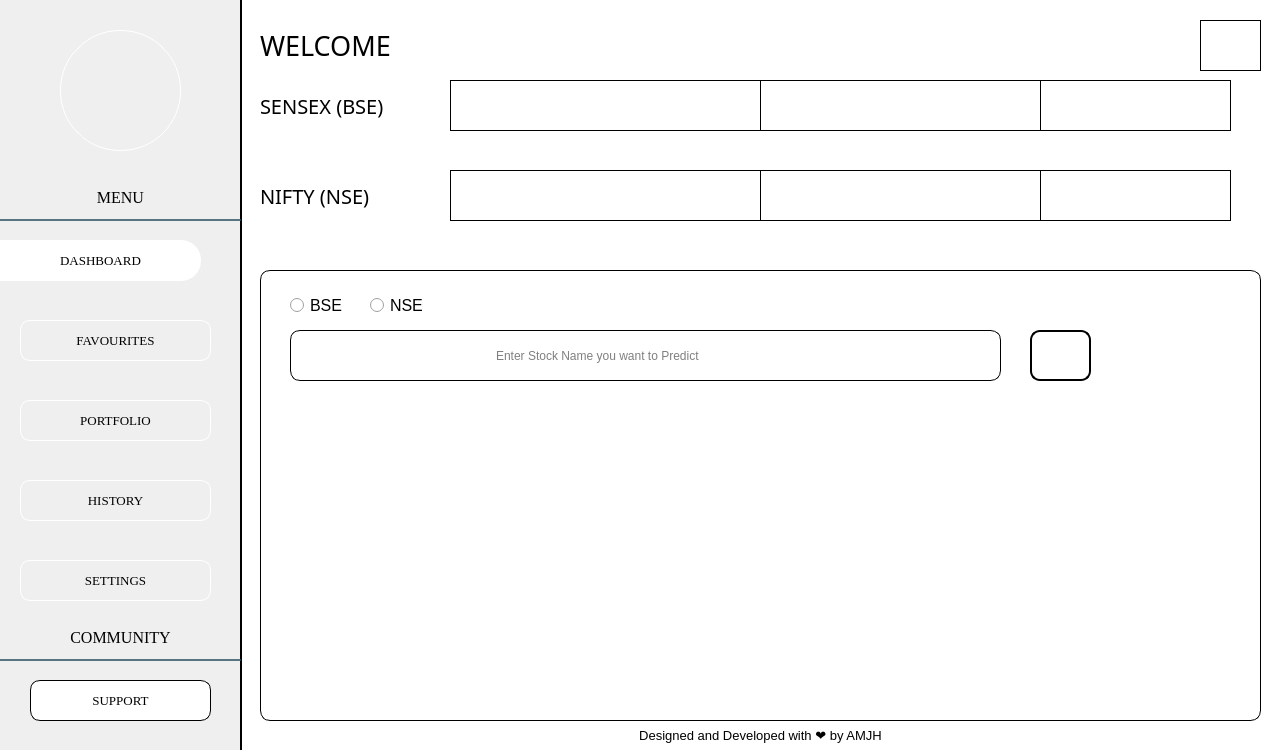
<?xml version="1.0" encoding="UTF-8"?>
<ui version="4.0">
 <class>Form</class>
 <widget class="QWidget" name="Form">
  <property name="geometry">
   <rect>
    <x>0</x>
    <y>0</y>
    <width>1280</width>
    <height>750</height>
   </rect>
  </property>
  <property name="minimumSize">
   <size>
    <width>1280</width>
    <height>750</height>
   </size>
  </property>
  <property name="maximumSize">
   <size>
    <width>1280</width>
    <height>750</height>
   </size>
  </property>
  <property name="windowTitle">
   <string>Form</string>
  </property>
  <property name="styleSheet">
   <string notr="true"/>
  </property>
  <widget class="QLabel" name="label">
   <property name="geometry">
    <rect>
     <x>0</x>
     <y>0</y>
     <width>1280</width>
     <height>750</height>
    </rect>
   </property>
   <property name="styleSheet">
    <string notr="true">background-image: url(:/Main/BG.jpg);</string>
   </property>
   <property name="text">
    <string/>
   </property>
  </widget>
  <widget class="QLabel" name="label_3">
   <property name="geometry">
    <rect>
     <x>240</x>
     <y>0</y>
     <width>1041</width>
     <height>751</height>
    </rect>
   </property>
   <property name="styleSheet">
    <string notr="true">background-color: rgb(255, 255, 255);
border-left:2px solid


</string>
   </property>
   <property name="text">
    <string/>
   </property>
  </widget>
  <widget class="QLabel" name="label_6">
   <property name="geometry">
    <rect>
     <x>60</x>
     <y>30</y>
     <width>121</width>
     <height>121</height>
    </rect>
   </property>
   <property name="styleSheet">
    <string notr="true">border:1px solid rgb(255, 255, 255);
border-radius:60px;
background-image: url(:/Main/120.jpeg);


</string>
   </property>
   <property name="text">
    <string>&lt;html&gt;&lt;head/&gt;&lt;body&gt;&lt;p&gt;&lt;br/&gt;&lt;/p&gt;&lt;/body&gt;&lt;/html&gt;</string>
   </property>
  </widget>
  <widget class="QLabel" name="label_7">
   <property name="geometry">
    <rect>
     <x>0</x>
     <y>180</y>
     <width>241</width>
     <height>41</height>
    </rect>
   </property>
   <property name="font">
    <font>
     <family>Times New Roman</family>
     <pointsize>12</pointsize>
    </font>
   </property>
   <property name="styleSheet">
    <string notr="true">border:2px solid rgba(0,0,0,0);
border-bottom-color:rgba(46,82,101,200);
color:rgb(0,0,0);
padding-bottom:7px;</string>
   </property>
   <property name="text">
    <string>MENU</string>
   </property>
   <property name="alignment">
    <set>Qt::AlignCenter</set>
   </property>
  </widget>
  <widget class="QPushButton" name="dash">
   <property name="geometry">
    <rect>
     <x>0</x>
     <y>240</y>
     <width>201</width>
     <height>41</height>
    </rect>
   </property>
   <property name="font">
    <font>
     <family>Times New Roman</family>
     <pointsize>10</pointsize>
    </font>
   </property>
   <property name="styleSheet">
    <string notr="true">background-color: rgb(255, 255, 255);
border-bottom-right-radius:20px;
border-top-right-radius:20px;
</string>
   </property>
   <property name="text">
    <string>DASHBOARD</string>
   </property>
  </widget>
  <widget class="QPushButton" name="fav">
   <property name="geometry">
    <rect>
     <x>20</x>
     <y>320</y>
     <width>191</width>
     <height>41</height>
    </rect>
   </property>
   <property name="font">
    <font>
     <family>Times New Roman</family>
     <pointsize>10</pointsize>
    </font>
   </property>
   <property name="styleSheet">
    <string notr="true">border-radius:10px;
border:0.5px solid rgb(255,255,255);</string>
   </property>
   <property name="text">
    <string>FAVOURITES</string>
   </property>
  </widget>
  <widget class="QPushButton" name="hist">
   <property name="geometry">
    <rect>
     <x>20</x>
     <y>480</y>
     <width>191</width>
     <height>41</height>
    </rect>
   </property>
   <property name="font">
    <font>
     <family>Times New Roman</family>
     <pointsize>10</pointsize>
    </font>
   </property>
   <property name="styleSheet">
    <string notr="true">border-radius:10px;
border:0.5px solid rgb(255,255,255);</string>
   </property>
   <property name="text">
    <string>HISTORY</string>
   </property>
  </widget>
  <widget class="QPushButton" name="port">
   <property name="geometry">
    <rect>
     <x>20</x>
     <y>400</y>
     <width>191</width>
     <height>41</height>
    </rect>
   </property>
   <property name="font">
    <font>
     <family>Times New Roman</family>
     <pointsize>10</pointsize>
    </font>
   </property>
   <property name="styleSheet">
    <string notr="true">border-radius:10px;
border:0.5px solid rgb(255,255,255);</string>
   </property>
   <property name="text">
    <string>PORTFOLIO</string>
   </property>
  </widget>
  <widget class="QLabel" name="label_8">
   <property name="geometry">
    <rect>
     <x>0</x>
     <y>620</y>
     <width>241</width>
     <height>41</height>
    </rect>
   </property>
   <property name="font">
    <font>
     <family>Times New Roman</family>
     <pointsize>12</pointsize>
    </font>
   </property>
   <property name="styleSheet">
    <string notr="true">border:2px solid rgba(0,0,0,0);
border-bottom-color:rgba(46,82,101,200);
color:rgb(0,0,0);
padding-bottom:7px;</string>
   </property>
   <property name="text">
    <string>COMMUNITY</string>
   </property>
   <property name="alignment">
    <set>Qt::AlignCenter</set>
   </property>
  </widget>
  <widget class="QPushButton" name="supp">
   <property name="geometry">
    <rect>
     <x>30</x>
     <y>680</y>
     <width>181</width>
     <height>41</height>
    </rect>
   </property>
   <property name="font">
    <font>
     <family>Times New Roman</family>
     <pointsize>10</pointsize>
    </font>
   </property>
   <property name="styleSheet">
    <string notr="true">background-color: rgb(255, 255, 255);
border:1px solid;
border-radius:10px;</string>
   </property>
   <property name="text">
    <string>SUPPORT</string>
   </property>
  </widget>
  <widget class="QPushButton" name="sett">
   <property name="geometry">
    <rect>
     <x>20</x>
     <y>560</y>
     <width>191</width>
     <height>41</height>
    </rect>
   </property>
   <property name="font">
    <font>
     <family>Times New Roman</family>
     <pointsize>10</pointsize>
    </font>
   </property>
   <property name="styleSheet">
    <string notr="true">border-radius:10px;
border:0.5px solid rgb(255,255,255);</string>
   </property>
   <property name="text">
    <string>SETTINGS</string>
   </property>
  </widget>
  <widget class="QLabel" name="label_9">
   <property name="geometry">
    <rect>
     <x>260</x>
     <y>270</y>
     <width>1001</width>
     <height>451</height>
    </rect>
   </property>
   <property name="styleSheet">
    <string notr="true">background-color: rgb(255, 255, 255);
border:1px solid;
border-radius:10px</string>
   </property>
   <property name="text">
    <string>&lt;html&gt;&lt;head/&gt;&lt;body&gt;&lt;p&gt;&lt;img src=&quot;:/Main/Logo.png&quot;/&gt;&lt;/p&gt;&lt;/body&gt;&lt;/html&gt;</string>
   </property>
   <property name="alignment">
    <set>Qt::AlignCenter</set>
   </property>
  </widget>
  <widget class="QLabel" name="label_10">
   <property name="geometry">
    <rect>
     <x>260</x>
     <y>20</y>
     <width>911</width>
     <height>51</height>
    </rect>
   </property>
   <property name="font">
    <font>
     <family>Yu Gothic Medium</family>
     <pointsize>20</pointsize>
    </font>
   </property>
   <property name="styleSheet">
    <string notr="true">background-color: rgb(255, 255, 255);
</string>
   </property>
   <property name="text">
    <string>WELCOME</string>
   </property>
  </widget>
  <widget class="QLabel" name="label_12">
   <property name="geometry">
    <rect>
     <x>260</x>
     <y>170</y>
     <width>971</width>
     <height>51</height>
    </rect>
   </property>
   <property name="font">
    <font>
     <family>Yu Gothic Medium</family>
     <pointsize>15</pointsize>
    </font>
   </property>
   <property name="styleSheet">
    <string notr="true">background-color: rgb(255, 255, 255);
</string>
   </property>
   <property name="text">
    <string>NIFTY (NSE)</string>
   </property>
  </widget>
  <widget class="QLabel" name="label_13">
   <property name="geometry">
    <rect>
     <x>260</x>
     <y>80</y>
     <width>971</width>
     <height>51</height>
    </rect>
   </property>
   <property name="font">
    <font>
     <family>Yu Gothic Medium</family>
     <pointsize>15</pointsize>
    </font>
   </property>
   <property name="styleSheet">
    <string notr="true">background-color: rgb(255, 255, 255);

</string>
   </property>
   <property name="text">
    <string>SENSEX (BSE)</string>
   </property>
  </widget>
  <widget class="QLabel" name="label_11">
   <property name="geometry">
    <rect>
     <x>450</x>
     <y>20</y>
     <width>721</width>
     <height>51</height>
    </rect>
   </property>
   <property name="font">
    <font>
     <family>Yu Gothic Medium</family>
     <pointsize>20</pointsize>
    </font>
   </property>
   <property name="styleSheet">
    <string notr="true">background-color: rgb(255, 255, 255);

</string>
   </property>
   <property name="text">
    <string/>
   </property>
  </widget>
  <widget class="QPushButton" name="Logout">
   <property name="geometry">
    <rect>
     <x>1200</x>
     <y>20</y>
     <width>61</width>
     <height>51</height>
    </rect>
   </property>
   <property name="styleSheet">
    <string notr="true">background-color: rgb(255, 255, 255);
background-image: url(:/Main/log.jpg);
border:1px ridge;
</string>
   </property>
   <property name="text">
    <string/>
   </property>
  </widget>
  <widget class="QLabel" name="sensexlabel_test">
   <property name="geometry">
    <rect>
     <x>450</x>
     <y>80</y>
     <width>311</width>
     <height>51</height>
    </rect>
   </property>
   <property name="font">
    <font>
     <family>Yu Gothic Medium</family>
     <pointsize>16</pointsize>
     <weight>75</weight>
     <bold>true</bold>
    </font>
   </property>
   <property name="styleSheet">
    <string notr="true">background-color: rgb(255, 255, 255);
border:1px ridge ;</string>
   </property>
   <property name="text">
    <string>&lt;html&gt;&lt;head/&gt;&lt;body&gt;&lt;p&gt;&lt;br/&gt;&lt;/p&gt;&lt;/body&gt;&lt;/html&gt;</string>
   </property>
   <property name="alignment">
    <set>Qt::AlignCenter</set>
   </property>
  </widget>
  <widget class="QLabel" name="sensex_ch_per_lab_test_3">
   <property name="geometry">
    <rect>
     <x>1040</x>
     <y>80</y>
     <width>191</width>
     <height>51</height>
    </rect>
   </property>
   <property name="font">
    <font>
     <family>Yu Gothic Medium</family>
     <pointsize>16</pointsize>
     <weight>75</weight>
     <bold>true</bold>
    </font>
   </property>
   <property name="styleSheet">
    <string notr="true">background-color: rgb(255, 255, 255);
border:1px ridge ;</string>
   </property>
   <property name="text">
    <string/>
   </property>
   <property name="alignment">
    <set>Qt::AlignCenter</set>
   </property>
  </widget>
  <widget class="QLabel" name="sensex_ch_per_lab_test">
   <property name="geometry">
    <rect>
     <x>760</x>
     <y>80</y>
     <width>281</width>
     <height>51</height>
    </rect>
   </property>
   <property name="font">
    <font>
     <family>Yu Gothic Medium</family>
     <pointsize>16</pointsize>
     <weight>75</weight>
     <bold>true</bold>
    </font>
   </property>
   <property name="styleSheet">
    <string notr="true">background-color: rgb(255, 255, 255);
border:1px ridge ;</string>
   </property>
   <property name="text">
    <string/>
   </property>
   <property name="alignment">
    <set>Qt::AlignCenter</set>
   </property>
  </widget>
  <widget class="QLabel" name="sensex_ch_per_lab_test_2">
   <property name="geometry">
    <rect>
     <x>280</x>
     <y>140</y>
     <width>531</width>
     <height>21</height>
    </rect>
   </property>
   <property name="font">
    <font>
     <family>Yu Gothic Medium</family>
     <pointsize>10</pointsize>
     <weight>50</weight>
     <bold>false</bold>
    </font>
   </property>
   <property name="styleSheet">
    <string notr="true"/>
   </property>
   <property name="text">
    <string/>
   </property>
   <property name="alignment">
    <set>Qt::AlignLeading|Qt::AlignLeft|Qt::AlignVCenter</set>
   </property>
  </widget>
  <widget class="QLabel" name="nifty_ch_per_lab_test_3">
   <property name="geometry">
    <rect>
     <x>1040</x>
     <y>170</y>
     <width>191</width>
     <height>51</height>
    </rect>
   </property>
   <property name="font">
    <font>
     <family>Yu Gothic Medium</family>
     <pointsize>16</pointsize>
     <weight>75</weight>
     <bold>true</bold>
    </font>
   </property>
   <property name="styleSheet">
    <string notr="true">background-color: rgb(255, 255, 255);
border:1px ridge;</string>
   </property>
   <property name="text">
    <string/>
   </property>
   <property name="alignment">
    <set>Qt::AlignCenter</set>
   </property>
  </widget>
  <widget class="QLabel" name="nifty_ch_per_lab_test_2">
   <property name="geometry">
    <rect>
     <x>280</x>
     <y>230</y>
     <width>951</width>
     <height>21</height>
    </rect>
   </property>
   <property name="font">
    <font>
     <family>Yu Gothic Medium</family>
     <pointsize>10</pointsize>
     <weight>50</weight>
     <bold>false</bold>
    </font>
   </property>
   <property name="styleSheet">
    <string notr="true"/>
   </property>
   <property name="text">
    <string/>
   </property>
   <property name="alignment">
    <set>Qt::AlignLeading|Qt::AlignLeft|Qt::AlignVCenter</set>
   </property>
  </widget>
  <widget class="QLabel" name="nifty_ch_per_lab_test">
   <property name="geometry">
    <rect>
     <x>760</x>
     <y>170</y>
     <width>281</width>
     <height>51</height>
    </rect>
   </property>
   <property name="font">
    <font>
     <family>Yu Gothic Medium</family>
     <pointsize>16</pointsize>
     <weight>75</weight>
     <bold>true</bold>
    </font>
   </property>
   <property name="styleSheet">
    <string notr="true">background-color: rgb(255, 255, 255);
border:1px ridge;</string>
   </property>
   <property name="text">
    <string/>
   </property>
   <property name="alignment">
    <set>Qt::AlignCenter</set>
   </property>
  </widget>
  <widget class="QLabel" name="niftylabel_test">
   <property name="geometry">
    <rect>
     <x>450</x>
     <y>170</y>
     <width>311</width>
     <height>51</height>
    </rect>
   </property>
   <property name="font">
    <font>
     <family>Yu Gothic Medium</family>
     <pointsize>16</pointsize>
     <weight>75</weight>
     <bold>true</bold>
    </font>
   </property>
   <property name="styleSheet">
    <string notr="true">background-color: rgb(255, 255, 255);
border:1px ridge;</string>
   </property>
   <property name="text">
    <string/>
   </property>
   <property name="alignment">
    <set>Qt::AlignCenter</set>
   </property>
  </widget>
  <widget class="QLabel" name="serverdown">
   <property name="geometry">
    <rect>
     <x>260</x>
     <y>80</y>
     <width>991</width>
     <height>171</height>
    </rect>
   </property>
   <property name="font">
    <font>
     <family>Yu Gothic Medium</family>
     <pointsize>18</pointsize>
    </font>
   </property>
   <property name="styleSheet">
    <string notr="true"/>
   </property>
   <property name="text">
    <string/>
   </property>
   <property name="alignment">
    <set>Qt::AlignCenter</set>
   </property>
  </widget>
  <widget class="QLineEdit" name="searchbox">
   <property name="enabled">
    <bool>true</bool>
   </property>
   <property name="geometry">
    <rect>
     <x>290</x>
     <y>330</y>
     <width>711</width>
     <height>51</height>
    </rect>
   </property>
   <property name="sizePolicy">
    <sizepolicy hsizetype="Fixed" vsizetype="Fixed">
     <horstretch>0</horstretch>
     <verstretch>0</verstretch>
    </sizepolicy>
   </property>
   <property name="minimumSize">
    <size>
     <width>711</width>
     <height>51</height>
    </size>
   </property>
   <property name="maximumSize">
    <size>
     <width>711</width>
     <height>51</height>
    </size>
   </property>
   <property name="styleSheet">
    <string notr="true">background-color: rgb(255, 255, 255);
border-radius:10px;
border:1px solid;
</string>
   </property>
   <property name="alignment">
    <set>Qt::AlignLeading|Qt::AlignLeft|Qt::AlignVCenter</set>
   </property>
   <property name="placeholderText">
    <string>                                                             Enter Stock Name you want to Predict</string>
   </property>
  </widget>
  <widget class="QRadioButton" name="radioButton">
   <property name="geometry">
    <rect>
     <x>290</x>
     <y>280</y>
     <width>111</width>
     <height>51</height>
    </rect>
   </property>
   <property name="font">
    <font>
     <pointsize>12</pointsize>
    </font>
   </property>
   <property name="text">
    <string>BSE</string>
   </property>
   <attribute name="buttonGroup">
    <string notr="true">buttonGroup</string>
   </attribute>
  </widget>
  <widget class="QRadioButton" name="radioButton_2">
   <property name="geometry">
    <rect>
     <x>370</x>
     <y>280</y>
     <width>121</width>
     <height>51</height>
    </rect>
   </property>
   <property name="font">
    <font>
     <pointsize>12</pointsize>
    </font>
   </property>
   <property name="text">
    <string>NSE</string>
   </property>
   <attribute name="buttonGroup">
    <string notr="true">buttonGroup</string>
   </attribute>
  </widget>
  <widget class="QPushButton" name="search">
   <property name="geometry">
    <rect>
     <x>1030</x>
     <y>330</y>
     <width>61</width>
     <height>51</height>
    </rect>
   </property>
   <property name="styleSheet">
    <string notr="true">background-color: rgb(255, 255, 255);
border-radius:10px;
border:2px solid;
background-image: url(:/Main/searchbutt.png);</string>
   </property>
   <property name="text">
    <string/>
   </property>
  </widget>
  <widget class="QLabel" name="label_4">
   <property name="geometry">
    <rect>
     <x>240</x>
     <y>720</y>
     <width>1041</width>
     <height>31</height>
    </rect>
   </property>
   <property name="font">
    <font>
     <pointsize>10</pointsize>
    </font>
   </property>
   <property name="styleSheet">
    <string notr="true"/>
   </property>
   <property name="text">
    <string>&lt;html&gt;&lt;head/&gt;&lt;body&gt;&lt;p align=&quot;center&quot;&gt;&lt;span style=&quot; color:#000000;&quot;&gt;Designed and Developed with ❤️ by AMJH&lt;/span&gt;&lt;/p&gt;&lt;/body&gt;&lt;/html&gt;</string>
   </property>
  </widget>
  <widget class="QLabel" name="username_ug">
   <property name="geometry">
    <rect>
     <x>270</x>
     <y>220</y>
     <width>55</width>
     <height>16</height>
    </rect>
   </property>
   <property name="text">
    <string>TextLabel</string>
   </property>
  </widget>
  <zorder>username_ug</zorder>
  <zorder>label</zorder>
  <zorder>label_3</zorder>
  <zorder>label_6</zorder>
  <zorder>label_7</zorder>
  <zorder>dash</zorder>
  <zorder>fav</zorder>
  <zorder>hist</zorder>
  <zorder>port</zorder>
  <zorder>label_8</zorder>
  <zorder>supp</zorder>
  <zorder>sett</zorder>
  <zorder>label_9</zorder>
  <zorder>label_10</zorder>
  <zorder>label_12</zorder>
  <zorder>label_13</zorder>
  <zorder>label_11</zorder>
  <zorder>Logout</zorder>
  <zorder>sensexlabel_test</zorder>
  <zorder>sensex_ch_per_lab_test_3</zorder>
  <zorder>sensex_ch_per_lab_test</zorder>
  <zorder>sensex_ch_per_lab_test_2</zorder>
  <zorder>nifty_ch_per_lab_test_3</zorder>
  <zorder>nifty_ch_per_lab_test_2</zorder>
  <zorder>nifty_ch_per_lab_test</zorder>
  <zorder>niftylabel_test</zorder>
  <zorder>serverdown</zorder>
  <zorder>searchbox</zorder>
  <zorder>radioButton</zorder>
  <zorder>radioButton_2</zorder>
  <zorder>search</zorder>
  <zorder>label_4</zorder>
 </widget>
 <resources>
  <include location="Mainqrcall.qrc"/>
 </resources>
 <connections/>
 <buttongroups>
  <buttongroup name="buttonGroup"/>
 </buttongroups>
</ui>
